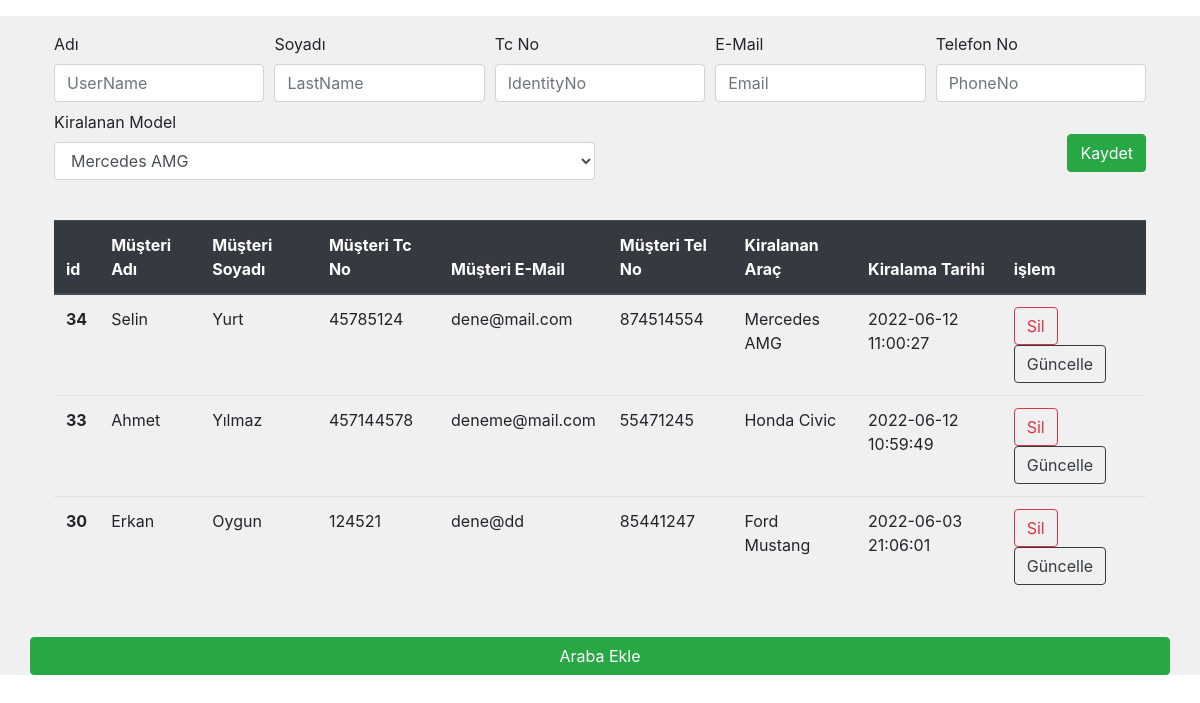
/php/index.php, run on the app's committed database.
### tables this page shows
CREATE TABLE `musteriler` (
  `id` int NOT NULL AUTO_INCREMENT,
  `adi` varchar(140) NOT NULL,
  `soyadi` varchar(140) NOT NULL,
  `tc_no` int NOT NULL,
  `e_mail` varchar(140) NOT NULL,
  `tel_no` int NOT NULL,
  `kiralanan_model` varchar(240) NOT NULL,
  `tarih` timestamp NOT NULL DEFAULT CURRENT_TIMESTAMP,
  PRIMARY KEY (`id`)
);

### php/index.php (the view, shortened to what this page needs)
<?php
$servername = "localhost";
$username = "root";
$password = "espn1997";
$dbname = "arac_kirala";
	$baglanti = new mysqli ($servername,$username,$password,$dbname);
?>
<?php
	$bul = "SELECT * FROM musteriler ORDER BY id DESC";
	$kayit = $baglanti->query($bul);
?>
<?php
	$bul_araba = "SELECT * FROM arabalar ORDER BY arac_vin DESC";
	$kayit_araba = $baglanti->query($bul_araba);
?>
<!doctype html>
<html lang="tr">
  <head>
    <link rel="stylesheet" href="https://cdn.jsdelivr.net/npm/bootstrap@4.6.1/dist/css/bootstrap.min.css">
	  <link
    rel="stylesheet"
    href="https://cdnjs.cloudflare.com/ajax/libs/animate.css/4.1.1/animate.min.css"
  />
  </head>
  <body>
<div class="container-fluid mt-3" style="background-color: #f0f0f0;">
  <div class="col-md-12 justify-content-center">
  <div class="row-md-12 d-flex justify-content-center p-3 m-2" id="musteri_kayit">
	  	<form method="post">
		  <div class="form-row">
			<div class="col">
			  <label for="UserName">Adı</label>
			  <input type="text" class="form-control" placeholder="UserName" id="UserName" name="user_name">
			</div>
			<div class="col">
			  <label for="LastName">Soyadı</label>
			  <input type="text" class="form-control" placeholder="LastName" id="LastName" name="last_name">
			</div>
			<div class="col">
			  <label for="IdentityNo">Tc No</label>
			  <input type="text" class="form-control" placeholder="IdentityNo" id="IdentityNo" name="identitiy_no">
			</div>
			<div class="col">
			  <label for="Email">E-Mail</label>
			  <input type="text" class="form-control" placeholder="Email" id="Email" name="e_mail">
			</div>
			<div class="col">
			  <label for="PhoneNo">Telefon No</label>
			  <input type="text" class="form-control" placeholder="PhoneNo" id="PhoneNo" name="phone_no">
			</div>
		  </div>
		  <div class="form-row mt-2">
			<div class="col">
				<label for="exampleFormControlSelect1">Kiralanan Model</label>
				<select class="form-control" id="exampleFormControlSelect1" name="marka_model">
				  <?php while($sonucaraba=mysqli_fetch_assoc($kayit_araba)) { ?>
					  <option><?php echo $sonucaraba['arac_adi']."  ".$sonucaraba['model_adi']; ?></option>
				  <?php } ?>
				</select>
		  </div>
			 <div class="col mt-4">
				 <button type="submit" name="kaydet" class="btn btn-success float-right">Kaydet</button>
			 </div>
		</div>
		</form>
  </div>
	  <div class="row-md-12 d-flex justify-content-center p-3 m-2">
		  <form method="get" action="">
		  <table class="table">
			  <thead class="thead-dark">
				<tr>
				  <th scope="col">id</th>
				  <th scope="col">Müşteri Adı</th>
				  <th scope="col">Müşteri Soyadı</th>
				  <th scope="col">Müşteri Tc No</th>
				  <th scope="col">Müşteri E-Mail</th>
				  <th scope="col">Müşteri Tel No</th>
				  <th scope="col">Kiralanan Araç</th>
				  <th scope="col">Kiralama Tarihi</th>
					<th scope="col">işlem</th>
				</tr>
			  </thead>
			  <tbody>
				<?php while($sonuc=mysqli_fetch_assoc($kayit)) { ?>
				<tr>
				  <th scope="row"><?php echo $sonuc["id"]; ?></th>
				  <td><?php echo $sonuc["adi"]; ?></td>
				  <td><?php echo $sonuc["soyadi"]; ?></td>
				  <td><?php echo $sonuc["tc_no"]; ?></td>
				  <td><?php echo $sonuc["e_mail"]; ?></td>
				  <td><?php echo $sonuc["tel_no"]; ?></td>
				  <td><?php echo $sonuc["kiralanan_model"];?></td>
				  <td><?php echo $sonuc["tarih"]; ?></td>
				  <td><a href="?sil=<?=$sonuc['id']?>" type="submit" class="btn btn-outline-danger" name="sil">Sil</a>
				  <a href="guncelle_page.php?id=<?=$sonuc['id']?>" type="button" id="guncelle" class="btn btn-outline-dark">Güncelle</a></td>
				</tr>
				<?php } ?>
			  </tbody>
			</table>
		</form>
	  </div>
	<a href="arac_ekle_page.php" style="text-decoration: none;"><button type="button" class="btn btn-block btn-success mt-2">Araba Ekle</button></a>
  </div>
</div>
  </body>
</html>

### data on the page
musteriler: id "34", adi "Selin", soyadi "Yurt", tc_no "45785124", e_mail "dene@mail.com", tel_no "874514554", kiralanan_model "Mercedes AMG", tarih "2022-06-12 11:00:27"
musteriler: id "33", adi "Ahmet", soyadi "Yılmaz", tc_no "457144578", e_mail "deneme@mail.com", tel_no "55471245", kiralanan_model "Honda Civic", tarih "2022-06-12 10:59:49"
musteriler: id "30", adi "Erkan", soyadi "Oygun", tc_no "124521", e_mail "dene@dd", tel_no "85441247", kiralanan_model "Ford Mustang", tarih "2022-06-03 21:06:01"

### other printed values
form field marka_model "Mercedes AMG"
